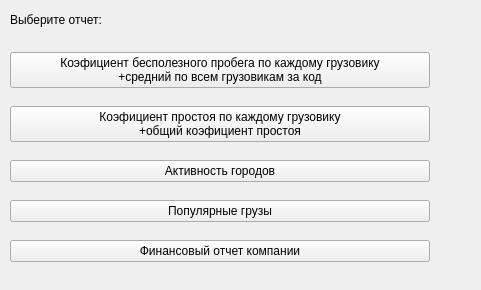
<?xml version="1.0" encoding="UTF-8"?>
<ui version="4.0">
 <class>reports</class>
 <widget class="QWidget" name="reports">
  <property name="geometry">
   <rect>
    <x>0</x>
    <y>0</y>
    <width>481</width>
    <height>290</height>
   </rect>
  </property>
  <property name="windowTitle">
   <string>Form</string>
  </property>
  <widget class="QLabel" name="label">
   <property name="geometry">
    <rect>
     <x>10</x>
     <y>10</y>
     <width>131</width>
     <height>20</height>
    </rect>
   </property>
   <property name="text">
    <string>Выберите отчет:</string>
   </property>
  </widget>
  <widget class="QWidget" name="">
   <property name="geometry">
    <rect>
     <x>10</x>
     <y>40</y>
     <width>420</width>
     <height>235</height>
    </rect>
   </property>
   <layout class="QVBoxLayout" name="verticalLayout">
    <item>
     <widget class="QPushButton" name="buttom1">
      <property name="text">
       <string>Коэфициент бесполезного пробега по каждому грузовику
+средний по всем грузовикам за код</string>
      </property>
     </widget>
    </item>
    <item>
     <widget class="QPushButton" name="buttom2">
      <property name="text">
       <string>Коэфициент простоя по каждому грузовику
+общий коэфициент простоя</string>
      </property>
     </widget>
    </item>
    <item>
     <widget class="QPushButton" name="buttom3">
      <property name="text">
       <string>Активность городов</string>
      </property>
     </widget>
    </item>
    <item>
     <widget class="QPushButton" name="buttom4">
      <property name="text">
       <string>Популярные грузы</string>
      </property>
     </widget>
    </item>
    <item>
     <widget class="QPushButton" name="buttom5">
      <property name="text">
       <string>Финансовый отчет компании</string>
      </property>
     </widget>
    </item>
   </layout>
  </widget>
 </widget>
 <resources/>
 <connections/>
</ui>
